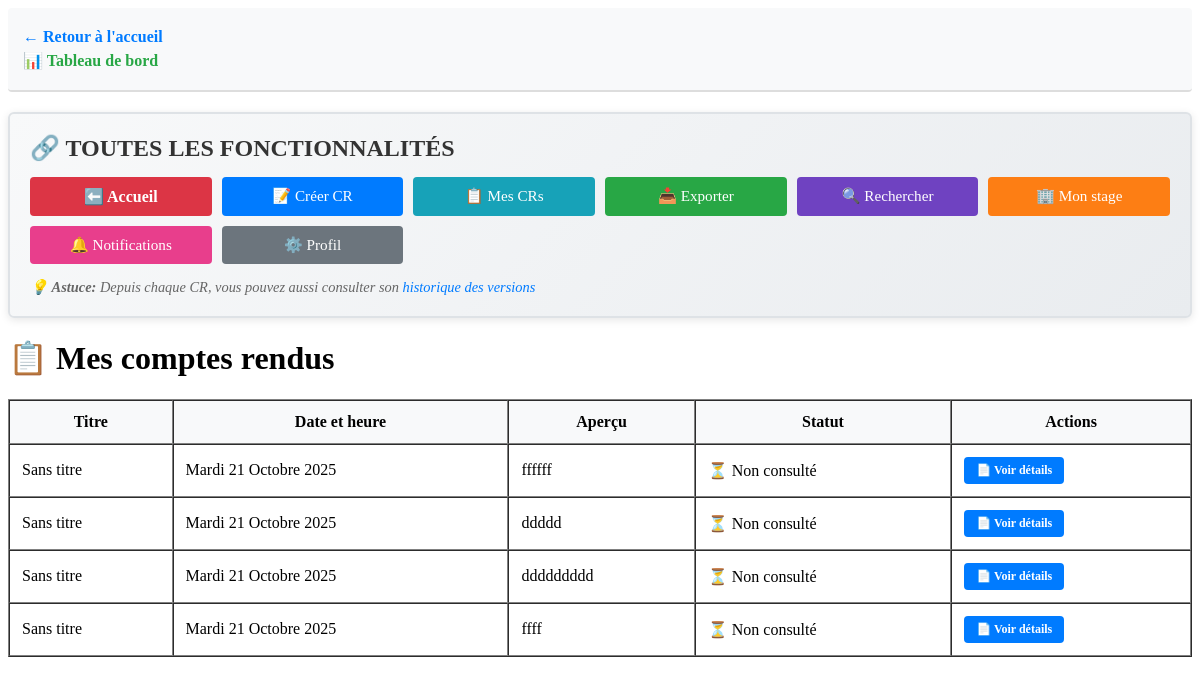
The page /liste_cr.php (signed in) on the database its author committed.
### tables this page shows
CREATE TABLE IF NOT EXISTS `cr` (
  `num` bigint NOT NULL AUTO_INCREMENT,
  `date` date DEFAULT NULL,
  `description` text,
  `titre` varchar(255) DEFAULT NULL,
  `contenu_html` longtext,
  `vu` tinyint(1) DEFAULT '0',
  `archivé` tinyint(1) DEFAULT '0',
  `datetime` datetime DEFAULT NULL,
  `num_version` int DEFAULT '1',
  `num_utilisateur` int DEFAULT NULL,
  `groupe_id` int DEFAULT NULL,
  PRIMARY KEY (`num`),
  KEY `num_utilisateur` (`num_utilisateur`),
  KEY `groupe_id` (`groupe_id`)
);

### liste_cr.php (the view, shortened to what this page needs)
<?php
include '_conf.php';
include 'fonctions.php';
$bdd = mysqli_connect($serveurBDD, $userBDD, $mdpBDD, $nomBDD);
$user_id = intval($_SESSION['Sid']);
$query = "SELECT * FROM cr WHERE num_utilisateur = $user_id ORDER BY datetime DESC";
$result = mysqli_query($bdd, $query);
?>
<!DOCTYPE html>
<html lang="fr">
<head>
</head>
<body>
    <?php afficherNavigation(); ?>
    <?php afficherMenuFonctionnalites(); ?>
    <h1>📋 Mes comptes rendus</h1>
    <?php if (mysqli_num_rows($result) > 0): ?>
        <table border="1" cellpadding="12" cellspacing="0" style="width: 100%;">
            <thead>
                <tr style="background: #f8f9fa;">
                    <th>Titre</th>
                    <th>Date et heure</th>
                    <th>Aperçu</th>
                    <th>Statut</th>
                    <th>Actions</th>
                </tr>
            </thead>
            <tbody>
                <?php while ($cr = mysqli_fetch_assoc($result)):
                    $pieces_jointes = getPiecesJointes($cr['num']);
                    $statut_vu = $cr['vu'] == 1 ? "✅ Consulté" : "⏳ Non consulté";
                ?>
                <tr>
                    <td>
                        <?php
                        $titre = htmlspecialchars($cr['titre'] ?? 'Sans titre');
                        echo (strlen($titre) > 30) ? substr($titre, 0, 30) . '...' : $titre;
                        ?>
                    </td>
                    <td><?php echo formatDateFrench($cr['datetime']); ?></td>
                    <td>
                        <?php
                        $apercu = strip_tags($cr['contenu_html'] ?? '');
                        echo (strlen($apercu) > 80) ? substr($apercu, 0, 80) . '...' : $apercu;
                        ?>
                    </td>
                    <td><?php echo $statut_vu; ?></td>
                    <td>
                        <a href="?detail=<?php echo $cr['num']; ?>" class="btn btn-primary btn-sm">
                            📄 Voir détails
                        </a>
                    </td>
                </tr>
                <?php endwhile; ?>
            </tbody>
        </table>
    <?php else: ?>
        <div style="background: #f8f9fa; padding: 30px; text-align: center; border-radius: 4px; border: 1px solid #dee2e6;">
            <p style="color: #999; font-size: 16px;">Aucun compte rendu trouvé</p>
        </div>
    <?php endif; ?>
    <br><br>
</body>
</html>

### fonctions.php (shortened to what this page needs)
<?php
function getPiecesJointes($cr_id) {
    global $bdd;
    $cr_id = intval($cr_id);
    $query = "SELECT * FROM pieces_jointes WHERE cr_id = $cr_id ORDER BY date_upload DESC";
    $result = mysqli_query($bdd, $query);
    $pieces_jointes = [];
    return $pieces_jointes;
}
function afficherNavigation() {
    $dashboard = ($_SESSION['Stype'] == 0) ? 'tableau_bord_eleve.php' : 'tableau_bord_prof.php';
    $icon = ($_SESSION['Stype'] == 0) ? '📊' : '👨‍🏫';
    echo '<div style="margin-bottom: 20px; border-bottom: 2px solid #ddd; padding-bottom: 15px; background: #f8f9fa; padding: 15px; border-radius: 4px;">';
    echo '<p style="margin: 5px 0;"><a href="accueil.php" style="color: #007bff; text-decoration: none; font-weight: bold;">← Retour à l\'accueil</a></p>';
    echo '<p style="margin: 5px 0;"><a href="' . $dashboard . '" style="color: #28a745; text-decoration: none; font-weight: bold;">' . $icon . ' Tableau de bord</a></p>';
    echo '</div>';
}
function afficherMenuFonctionnalites() {
    $type = $_SESSION['Stype'];
    $dashboard = ($type == 0) ? 'tableau_bord_eleve.php' : 'tableau_bord_prof.php';
    $style_btn = "display: block; padding: 10px; color: white; text-decoration: none; border-radius: 4px; text-align: center; font-size: 0.95em; transition: opacity 0.2s;";
    echo '<div style="background: linear-gradient(135deg, #f8f9fa 0%, #e9ecef 100%); padding: 20px; margin: 20px 0; border-radius: 6px; border: 2px solid #dee2e6; box-shadow: 0 2px 8px rgba(0,0,0,0.1);">';
    echo '<h2 style="margin: 0 0 15px 0; color: #333;">🔗 TOUTES LES FONCTIONNALITÉS</h2>';
    if ($type == 0) {
        echo '<div style="display: grid; grid-template-columns: repeat(auto-fit, minmax(160px, 1fr)); gap: 10px;">';
        echo '<a href="' . $dashboard . '" style="' . $style_btn . ' background: #dc3545; font-weight: bold; font-size: 1em;" onmouseover="this.style.opacity=\'0.8\'" onmouseout="this.style.opacity=\'1\'">⬅️ Accueil</a>';
        echo '<a href="editer_cr.php" style="' . $style_btn . ' background: #007bff;" onmouseover="this.style.opacity=\'0.8\'" onmouseout="this.style.opacity=\'1\'">📝 Créer CR</a>';
        echo '<a href="liste_cr.php" style="' . $style_btn . ' background: #17a2b8;" onmouseover="this.style.opacity=\'0.8\'" onmouseout="this.style.opacity=\'1\'">📋 Mes CRs</a>';
        echo '<a href="export_cr.php" style="' . $style_btn . ' background: #28a745;" onmouseover="this.style.opacity=\'0.8\'" onmouseout="this.style.opacity=\'1\'">📥 Exporter</a>';
        echo '<a href="recherche_cr.php" style="' . $style_btn . ' background: #6f42c1;" onmouseover="this.style.opacity=\'0.8\'" onmouseout="this.style.opacity=\'1\'">🔍 Rechercher</a>';
        echo '<a href="mon_stage.php" style="' . $style_btn . ' background: #fd7e14;" onmouseover="this.style.opacity=\'0.8\'" onmouseout="this.style.opacity=\'1\'">🏢 Mon stage</a>';
        echo '<a href="notifications.php" style="' . $style_btn . ' background: #e83e8c;" onmouseover="this.style.opacity=\'0.8\'" onmouseout="this.style.opacity=\'1\'">🔔 Notifications</a>';
        echo '<a href="perso.php" style="' . $style_btn . ' background: #6c757d;" onmouseover="this.style.opacity=\'0.8\'" onmouseout="this.style.opacity=\'1\'">⚙️ Profil</a>';
        echo '</div>';
        echo '<div style="margin-top: 15px; font-size: 0.9em; color: #666; font-style: italic;">';
        echo '💡 <strong>Astuce:</strong> Depuis chaque CR, vous pouvez aussi consulter son <a href="historique_cr.php" style="color: #007bff; text-decoration: none;">historique des versions</a>';
        echo '</div>';
    }
    echo '</div>';
}
function formatDateFrench($date) {
    $english_months = array('January', 'February', 'March', 'April', 'May', 'June', 'July', 'August', 'September', 'October', 'November', 'December');
    $french_months = array('Janvier', 'Février', 'Mars', 'Avril', 'Mai', 'Juin', 'Juillet', 'Août', 'Septembre', 'Octobre', 'Novembre', 'Décembre');
    $english_days = array('Monday', 'Tuesday', 'Wednesday', 'Thursday', 'Friday', 'Saturday', 'Sunday');
    $french_days = array('Lundi', 'Mardi', 'Mercredi', 'Jeudi', 'Vendredi', 'Samedi', 'Dimanche');
    $date_str = date('l d F Y', strtotime($date));
    $date_str = str_replace($english_days, $french_days, $date_str);
    $date_str = str_replace($english_months, $french_months, $date_str);
    return $date_str;
}
?>

### liste_cr.php (style rules this page uses)
.btn { padding: 10px 20px; border: none; border-radius: 4px; cursor: pointer; font-weight: 600; text-decoration: none; display: inline-block; text-align: center; }
.btn-primary { background: #007bff; color: white; }
.btn-sm { padding: 6px 12px; font-size: 12px; }

### rows shown on the page
cr: titre "Sans titre", datetime "Mardi 21 Octobre 2025", contenu_html "ffffff", vu "⏳ Non consulté"
cr: titre "Sans titre", datetime "Mardi 21 Octobre 2025", contenu_html "ddddd", vu "⏳ Non consulté"
cr: titre "Sans titre", datetime "Mardi 21 Octobre 2025", contenu_html "ddddddddd", vu "⏳ Non consulté"
cr: titre "Sans titre", datetime "Mardi 21 Octobre 2025", contenu_html "ffff", vu "⏳ Non consulté"

### other values the page prints
$icon "📊"
